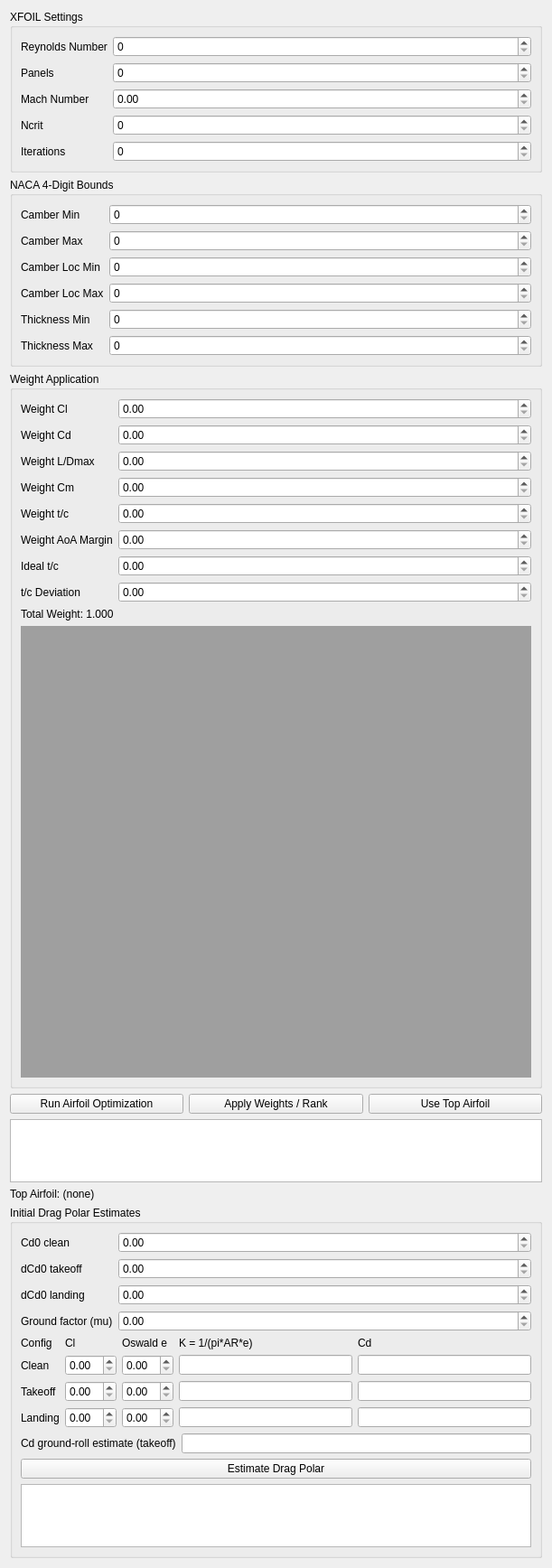
          <widget class="QWidget" name="page_initial_drag_polar">
           <property name="geometry">
            <rect>
             <x>0</x>
             <y>0</y>
             <width>611</width>
             <height>1697</height>
            </rect>
           </property>
           <attribute name="label">
            <string>Initial Drag Polar Estimate</string>
           </attribute>
           <layout class="QVBoxLayout" name="verticalLayout_page_4">
            <item>
             <widget class="QGroupBox" name="group_xfoil_settings">
              <property name="title">
               <string>XFOIL Settings</string>
              </property>
              <layout class="QFormLayout" name="form_xfoil_settings">
               <item row="0" column="0">
                <widget class="QLabel" name="lbl_xf_re">
                 <property name="text">
                  <string>Reynolds Number</string>
                 </property>
                </widget>
               </item>
               <item row="0" column="1">
                <widget class="QSpinBox" name="xf_re" />
               </item>
               <item row="1" column="0">
                <widget class="QLabel" name="lbl_xf_panels">
                 <property name="text">
                  <string>Panels</string>
                 </property>
                </widget>
               </item>
               <item row="1" column="1">
                <widget class="QSpinBox" name="xf_panels" />
               </item>
               <item row="2" column="0">
                <widget class="QLabel" name="lbl_xf_mach">
                 <property name="text">
                  <string>Mach Number</string>
                 </property>
                </widget>
               </item>
               <item row="2" column="1">
                <widget class="QDoubleSpinBox" name="xf_mach" />
               </item>
               <item row="3" column="0">
                <widget class="QLabel" name="lbl_xf_ncrit">
                 <property name="text">
                  <string>Ncrit</string>
                 </property>
                </widget>
               </item>
               <item row="3" column="1">
                <widget class="QSpinBox" name="xf_ncrit" />
               </item>
               <item row="4" column="0">
                <widget class="QLabel" name="lbl_xf_iter">
                 <property name="text">
                  <string>Iterations</string>
                 </property>
                </widget>
               </item>
               <item row="4" column="1">
                <widget class="QSpinBox" name="xf_iter" />
               </item>
              </layout>
             </widget>
            </item>
            <item>
             <widget class="QGroupBox" name="group_naca_bounds">
              <property name="title">
               <string>NACA 4-Digit Bounds</string>
              </property>
              <layout class="QFormLayout" name="form_naca_bounds">
               <item row="0" column="0">
                <widget class="QLabel" name="lbl_naca_camber_min">
                 <property name="text">
                  <string>Camber Min</string>
                 </property>
                </widget>
               </item>
               <item row="0" column="1">
                <widget class="QSpinBox" name="naca_camber_min" />
               </item>
               <item row="1" column="0">
                <widget class="QLabel" name="lbl_naca_camber_max">
                 <property name="text">
                  <string>Camber Max</string>
                 </property>
                </widget>
               </item>
               <item row="1" column="1">
                <widget class="QSpinBox" name="naca_camber_max" />
               </item>
               <item row="2" column="0">
                <widget class="QLabel" name="lbl_naca_camber_loc_min">
                 <property name="text">
                  <string>Camber Loc Min</string>
                 </property>
                </widget>
               </item>
               <item row="2" column="1">
                <widget class="QSpinBox" name="naca_camber_loc_min" />
               </item>
               <item row="3" column="0">
                <widget class="QLabel" name="lbl_naca_camber_loc_max">
                 <property name="text">
                  <string>Camber Loc Max</string>
                 </property>
                </widget>
               </item>
               <item row="3" column="1">
                <widget class="QSpinBox" name="naca_camber_loc_max" />
               </item>
               <item row="4" column="0">
                <widget class="QLabel" name="lbl_naca_thickness_min">
                 <property name="text">
                  <string>Thickness Min</string>
                 </property>
                </widget>
               </item>
               <item row="4" column="1">
                <widget class="QSpinBox" name="naca_thickness_min" />
               </item>
               <item row="5" column="0">
                <widget class="QLabel" name="lbl_naca_thickness_max">
                 <property name="text">
                  <string>Thickness Max</string>
                 </property>
                </widget>
               </item>
               <item row="5" column="1">
                <widget class="QSpinBox" name="naca_thickness_max" />
               </item>
              </layout>
             </widget>
            </item>
            <item>
             <widget class="QGroupBox" name="group_weight_application">
              <property name="title">
               <string>Weight Application</string>
              </property>
              <layout class="QFormLayout" name="form_weight_application">
               <item row="1" column="0">
                <widget class="QLabel" name="lbl_w_cl">
                 <property name="text">
                  <string>Weight Cl</string>
                 </property>
                </widget>
               </item>
               <item row="1" column="1">
                <widget class="QDoubleSpinBox" name="w_cl" />
               </item>
               <item row="2" column="0">
                <widget class="QLabel" name="lbl_w_cd">
                 <property name="text">
                  <string>Weight Cd</string>
                 </property>
                </widget>
               </item>
               <item row="2" column="1">
                <widget class="QDoubleSpinBox" name="w_cd" />
               </item>
               <item row="3" column="0">
                <widget class="QLabel" name="lbl_w_ld">
                 <property name="text">
                  <string>Weight L/Dmax</string>
                 </property>
                </widget>
               </item>
               <item row="3" column="1">
                <widget class="QDoubleSpinBox" name="w_ld" />
               </item>
               <item row="4" column="0">
                <widget class="QLabel" name="lbl_w_cm">
                 <property name="text">
                  <string>Weight Cm</string>
                 </property>
                </widget>
               </item>
               <item row="4" column="1">
                <widget class="QDoubleSpinBox" name="w_cm" />
               </item>
               <item row="5" column="0">
                <widget class="QLabel" name="lbl_w_tc">
                 <property name="text">
                  <string>Weight t/c</string>
                 </property>
                </widget>
               </item>
               <item row="5" column="1">
                <widget class="QDoubleSpinBox" name="w_tc" />
               </item>
               <item row="7" column="0">
                <widget class="QLabel" name="lbl_w_aoa">
                 <property name="text">
                  <string>Weight AoA Margin</string>
                 </property>
                </widget>
               </item>
               <item row="7" column="1">
                <widget class="QDoubleSpinBox" name="w_aoa" />
               </item>
               <item row="8" column="0">
                <widget class="QLabel" name="lbl_ideal_tc">
                 <property name="text">
                  <string>Ideal t/c</string>
                 </property>
                </widget>
               </item>
               <item row="8" column="1">
                <widget class="QDoubleSpinBox" name="ideal_tc" />
               </item>
               <item row="10" column="0">
                <widget class="QLabel" name="lbl_tc_deviation">
                 <property name="text">
                  <string>t/c Deviation</string>
                 </property>
                </widget>
               </item>
               <item row="10" column="1">
                <widget class="QDoubleSpinBox" name="tc_deviation" />
               </item>
               <item row="11" column="0" colspan="2">
                <widget class="QLabel" name="lbl_weight_total">
                 <property name="text">
                  <string>Total Weight: 1.000</string>
                 </property>
                </widget>
               </item>
               <item row="12" column="0" colspan="2">
                <widget class="QMdiArea" name="mdiArea_6">
                 <property name="minimumSize">
                  <size>
                   <width>0</width>
                   <height>500</height>
                  </size>
                 </property>
                </widget>
               </item>
              </layout>
             </widget>
            </item>
            <item>
             <layout class="QHBoxLayout" name="layout_drag_buttons">
              <item>
               <widget class="QPushButton" name="btn_run_airfoil_opt">
                <property name="text">
                 <string>Run Airfoil Optimization</string>
                </property>
               </widget>
              </item>
              <item>
               <widget class="QPushButton" name="btn_apply_airfoil_weights">
                <property name="text">
                 <string>Apply Weights / Rank</string>
                </property>
               </widget>
              </item>
              <item>
               <widget class="QPushButton" name="btn_use_top_airfoil">
                <property name="text">
                 <string>Use Top Airfoil</string>
                </property>
               </widget>
              </item>
             </layout>
            </item>
            <item>
             <widget class="QTableWidget" name="airfoil_result_table" />
            </item>
            <item>
             <widget class="QLabel" name="lbl_top_airfoil">
              <property name="text">
               <string>Top Airfoil: (none)</string>
              </property>
             </widget>
            </item>
            <item>
             <widget class="QGroupBox" name="group_drag_polar_estimates">
              <property name="title">
               <string>Initial Drag Polar Estimates</string>
              </property>
              <layout class="QVBoxLayout" name="verticalLayout_drag_polar_estimates">
               <item>
                <layout class="QFormLayout" name="form_drag_polar_base">
                 <item row="0" column="0">
                  <widget class="QLabel" name="lbl_drag_cd0_clean">
                   <property name="text">
                    <string>Cd0 clean</string>
                   </property>
                  </widget>
                 </item>
                 <item row="0" column="1">
                  <widget class="QDoubleSpinBox" name="drag_cd0_clean" />
                 </item>
                 <item row="1" column="0">
                  <widget class="QLabel" name="lbl_drag_dcd0_takeoff">
                   <property name="text">
                    <string>dCd0 takeoff</string>
                   </property>
                  </widget>
                 </item>
                 <item row="1" column="1">
                  <widget class="QDoubleSpinBox" name="drag_dcd0_takeoff" />
                 </item>
                 <item row="2" column="0">
                  <widget class="QLabel" name="lbl_drag_dcd0_landing">
                   <property name="text">
                    <string>dCd0 landing</string>
                   </property>
                  </widget>
                 </item>
                 <item row="2" column="1">
                  <widget class="QDoubleSpinBox" name="drag_dcd0_landing" />
                 </item>
                 <item row="3" column="0">
                  <widget class="QLabel" name="lbl_drag_mu_ground">
                   <property name="text">
                    <string>Ground factor (mu)</string>
                   </property>
                  </widget>
                 </item>
                 <item row="3" column="1">
                  <widget class="QDoubleSpinBox" name="drag_mu_ground" />
                 </item>
                </layout>
               </item>
               <item>
                <layout class="QGridLayout" name="grid_drag_polar_rows">
                 <item row="0" column="0">
                  <widget class="QLabel" name="lbl_drag_cfg">
                   <property name="text">
                    <string>Config</string>
                   </property>
                  </widget>
                 </item>
                 <item row="0" column="1">
                  <widget class="QLabel" name="lbl_drag_cl">
                   <property name="text">
                    <string>Cl</string>
                   </property>
                  </widget>
                 </item>
                 <item row="0" column="2">
                  <widget class="QLabel" name="lbl_drag_e">
                   <property name="text">
                    <string>Oswald e</string>
                   </property>
                  </widget>
                 </item>
                 <item row="0" column="3">
                  <widget class="QLabel" name="lbl_drag_k">
                   <property name="text">
                    <string>K = 1/(pi*AR*e)</string>
                   </property>
                  </widget>
                 </item>
                 <item row="0" column="4">
                  <widget class="QLabel" name="lbl_drag_cd">
                   <property name="text">
                    <string>Cd</string>
                   </property>
                  </widget>
                 </item>
                 <item row="1" column="0">
                  <widget class="QLabel" name="lbl_drag_clean">
                   <property name="text">
                    <string>Clean</string>
                   </property>
                  </widget>
                 </item>
                 <item row="1" column="1">
                  <widget class="QDoubleSpinBox" name="drag_cl_clean" />
                 </item>
                 <item row="1" column="2">
                  <widget class="QDoubleSpinBox" name="drag_e_clean" />
                 </item>
                 <item row="1" column="3">
                  <widget class="QLineEdit" name="drag_k_clean_out" />
                 </item>
                 <item row="1" column="4">
                  <widget class="QLineEdit" name="drag_cd_clean_out" />
                 </item>
                 <item row="2" column="0">
                  <widget class="QLabel" name="lbl_drag_takeoff">
                   <property name="text">
                    <string>Takeoff</string>
                   </property>
                  </widget>
                 </item>
                 <item row="2" column="1">
                  <widget class="QDoubleSpinBox" name="drag_cl_takeoff" />
                 </item>
                 <item row="2" column="2">
                  <widget class="QDoubleSpinBox" name="drag_e_takeoff" />
                 </item>
                 <item row="2" column="3">
                  <widget class="QLineEdit" name="drag_k_takeoff_out" />
                 </item>
                 <item row="2" column="4">
                  <widget class="QLineEdit" name="drag_cd_takeoff_out" />
                 </item>
                 <item row="3" column="0">
                  <widget class="QLabel" name="lbl_drag_landing">
                   <property name="text">
                    <string>Landing</string>
                   </property>
                  </widget>
                 </item>
                 <item row="3" column="1">
                  <widget class="QDoubleSpinBox" name="drag_cl_landing" />
                 </item>
                 <item row="3" column="2">
                  <widget class="QDoubleSpinBox" name="drag_e_landing" />
                 </item>
                 <item row="3" column="3">
                  <widget class="QLineEdit" name="drag_k_landing_out" />
                 </item>
                 <item row="3" column="4">
                  <widget class="QLineEdit" name="drag_cd_landing_out" />
                 </item>
                </layout>
               </item>
               <item>
                <layout class="QFormLayout" name="form_drag_ground">
                 <item row="0" column="0">
                  <widget class="QLabel" name="lbl_drag_cd_ground">
                   <property name="text">
                    <string>Cd ground-roll estimate (takeoff)</string>
                   </property>
                  </widget>
                 </item>
                 <item row="0" column="1">
                  <widget class="QLineEdit" name="drag_cd_ground_out" />
                 </item>
                </layout>
               </item>
               <item>
                <widget class="QPushButton" name="btn_estimate_drag_polar">
                 <property name="text">
                  <string>Estimate Drag Polar</string>
                 </property>
                </widget>
               </item>
               <item>
                <widget class="QTableWidget" name="drag_estimate_table" />
               </item>
              </layout>
             </widget>
            </item>
           </layout>
          </widget>
